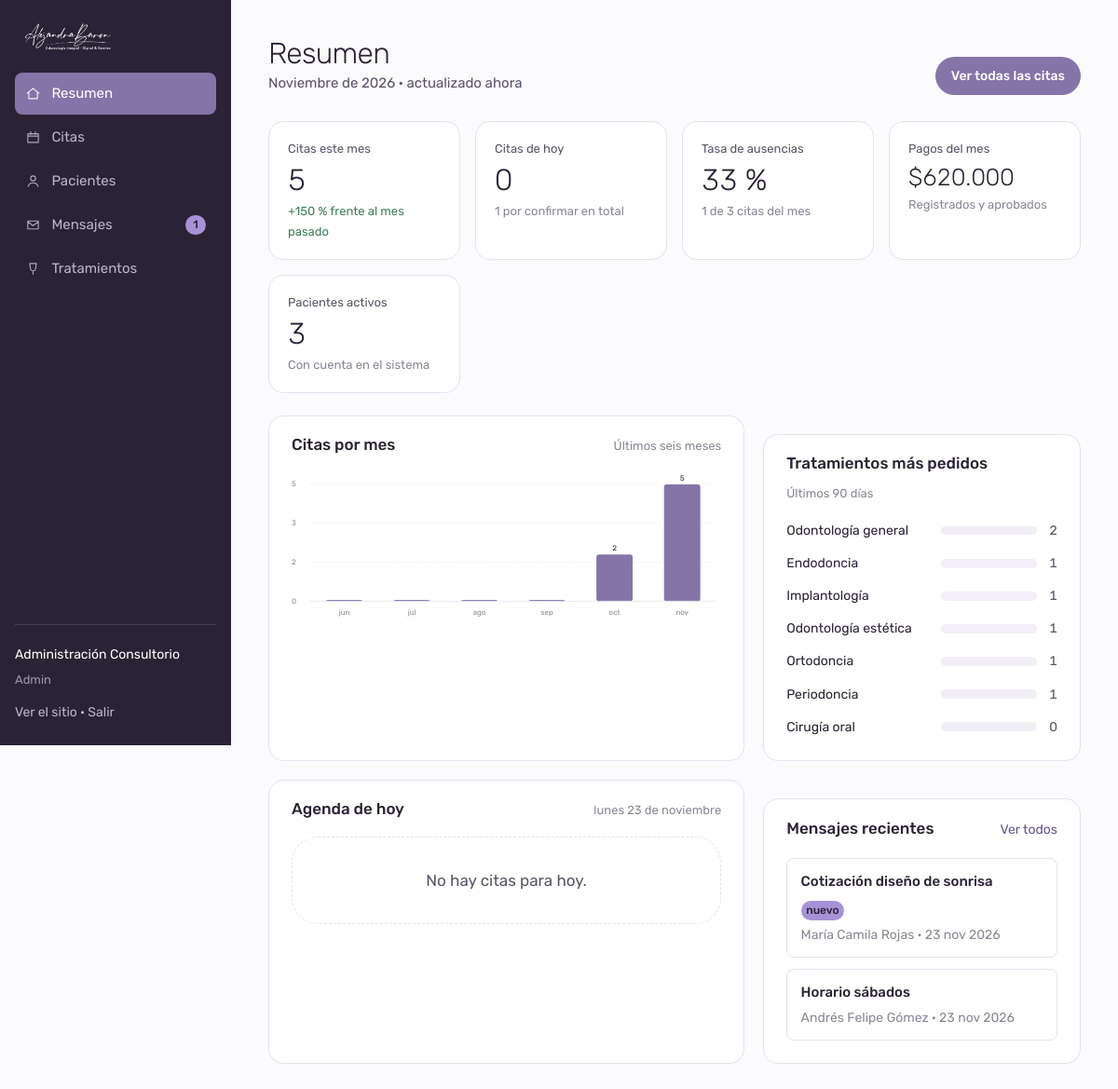
/admin/index.php (signed in), run on the app's committed database.
### tables this page shows
CREATE TABLE `usuarios` (
  `id`              INT UNSIGNED NOT NULL AUTO_INCREMENT,
  `nombre`          VARCHAR(60)  NOT NULL,
  `apellido`        VARCHAR(60)  NOT NULL,
  `email`           VARCHAR(120) NOT NULL,
  `telefono`        VARCHAR(25)  DEFAULT NULL,
  `tipo_documento`  ENUM('CC','TI','CE','PA','NIT') NOT NULL DEFAULT 'CC',
  `documento`       VARCHAR(25)  NOT NULL,
  `fecha_nacimiento` DATE        DEFAULT NULL,
  `password_hash`   VARCHAR(255) NOT NULL,
  `rol`             ENUM('paciente','odontologo','admin') NOT NULL DEFAULT 'paciente',
  `especialidad`    VARCHAR(80)  DEFAULT NULL COMMENT 'Solo odontólogos',
  `consultorio`     VARCHAR(20)  DEFAULT NULL COMMENT 'Solo odontólogos',
  `foto`            VARCHAR(160) DEFAULT NULL,
  `alergias`        TEXT         DEFAULT NULL,
  `medicamentos`    TEXT         DEFAULT NULL,
  `antecedentes`    TEXT         DEFAULT NULL,
  `email_verificado` TINYINT(1)  NOT NULL DEFAULT 0,
  `token_verificacion` VARCHAR(64) DEFAULT NULL,
  `activo`          TINYINT(1)   NOT NULL DEFAULT 1,
  `creado_en`       DATETIME     NOT NULL DEFAULT CURRENT_TIMESTAMP,
  `actualizado_en`  DATETIME     NOT NULL DEFAULT CURRENT_TIMESTAMP ON UPDATE CURRENT_TIMESTAMP,
  PRIMARY KEY (`id`),
  UNIQUE KEY `uq_usuarios_email` (`email`),
  UNIQUE KEY `uq_usuarios_documento` (`tipo_documento`, `documento`),
  KEY `idx_usuarios_rol` (`rol`, `activo`)
);

CREATE TABLE `mensajes` (
  `id`        INT UNSIGNED NOT NULL AUTO_INCREMENT,
  `nombre`    VARCHAR(90)  NOT NULL,
  `email`     VARCHAR(120) NOT NULL,
  `telefono`  VARCHAR(25)  DEFAULT NULL,
  `asunto`    VARCHAR(120) NOT NULL,
  `mensaje`   TEXT NOT NULL,
  `leido`     TINYINT(1) NOT NULL DEFAULT 0,
  `respondido` TINYINT(1) NOT NULL DEFAULT 0,
  `creado_en` DATETIME NOT NULL DEFAULT CURRENT_TIMESTAMP,
  PRIMARY KEY (`id`),
  KEY `idx_mensajes_leido` (`leido`, `creado_en`)
);

### includes/functions.php (called while the page is built, shortened)
<?php
require_once __DIR__ . '/db.php';
function e(?string $texto): string
{
    return htmlspecialchars((string) $texto, ENT_QUOTES | ENT_SUBSTITUTE, 'UTF-8');
}
function base_url(string $ruta = ''): string
{
    $base = SITIO_URL !== '' ? SITIO_URL : '';
    if ($base === '') {
        $dir = str_replace('\\', '/', dirname($_SERVER['SCRIPT_NAME'] ?? '/'));
        if (preg_match('#/(admin|panel)$#', $dir)) {
            $dir = dirname($dir);
        }
        $base = rtrim($dir, '/');
    }
    return $base . '/' . ltrim($ruta, '/');
}
function dinero(?float $valor): string
{
    return '$' . number_format($valor, 0, ',', '.');
}
function fecha_larga(string $fecha): string
{
    $t = strtotime($fecha);
    return DIAS[(int) date('N', $t)] . ' ' . date('j', $t) . ' de ' . MESES[(int) date('n', $t)];
}
function fecha_corta(string $fecha): string
{
    $t = strtotime($fecha);
    return date('j', $t) . ' ' . mes_abrev($fecha) . ' ' . date('Y', $t);
}
function mes_abrev(string $fecha): string
{
    return mb_substr(MESES[(int) date('n', strtotime($fecha))], 0, 3, 'UTF-8');
}

### includes/db.php (called while the page is built, shortened)
<?php
function db(): PDO
{
    static $pdo = null;
    if ($pdo instanceof PDO) {
        return $pdo;
    }
    $opciones = [
        PDO::ATTR_ERRMODE            => PDO::ERRMODE_EXCEPTION,
        PDO::ATTR_DEFAULT_FETCH_MODE => PDO::FETCH_ASSOC,
        PDO::ATTR_EMULATE_PREPARES   => false,
    ];
    try {
        if (DB_DRIVER === 'sqlite') {
            $dir = dirname(DB_SQLITE_PATH);
            if (!is_dir($dir)) {
                mkdir($dir, 0775, true);
            }
            $pdo = new PDO('sqlite:' . DB_SQLITE_PATH, null, null, $opciones);
            $pdo->exec('PRAGMA foreign_keys = ON');
        } else {
            $dsn = sprintf('mysql:host=%s;dbname=%s;charset=%s', DB_HOST, DB_NAME, DB_CHARSET);
            $pdo = new PDO($dsn, DB_USER, DB_PASS, $opciones);
        }
    } catch (PDOException $e) {
        if (APP_DEBUG) {
            throw $e;
        }
        http_response_code(503);
        exit('No pudimos conectar con la base de datos. Intente de nuevo en unos minutos.');
    }
    return $pdo;
}
function q(string $sql, array $params = []): PDOStatement
{
    $st = db()->prepare($sql);
    $st->execute($params);
    return $st;
}
function fila(string $sql, array $params = []): ?array
{
    $r = q($sql, $params)->fetch();
    return $r === false ? null : $r;
}
function filas(string $sql, array $params = []): array
{
    return q($sql, $params)->fetchAll();
}
function valor(string $sql, array $params = [], $defecto = null)
{
    $v = q($sql, $params)->fetchColumn();
    return $v === false ? $defecto : $v;
}

### includes/auth.php (called while the page is built, shortened)
<?php
require_once __DIR__ . '/functions.php';
function usuario_actual(): ?array
{
    static $cache = null;
    if ($cache === null) {
        $cache = fila('SELECT * FROM usuarios WHERE id = ? AND activo = 1', [$_SESSION['usuario_id']]);
    }
    return $cache;
}
function autenticado(): bool
{
    return usuario_actual() !== null;
}
function exigir_sesion(): void
{
    if (!autenticado()) {
        sesion_iniciar();
        $_SESSION['destino'] = $_SERVER['REQUEST_URI'] ?? '';
        flash('aviso', 'Inicie sesión para continuar.');
        redirigir('ingresar.php');
    }
}
function exigir_personal(): void
{
    exigir_sesion();
}

### admin/index.php (the view, shortened to what this page needs)
<?php
require_once __DIR__ . '/../includes/auth.php';
require_once __DIR__ . '/../includes/citas.php';
require __DIR__ . '/../includes/admin-layout.php';
$hoy        = date('Y-m-d');
$mesInicio  = date('Y-m-01');
$mesFin     = date('Y-m-t');
$mesAntIni  = date('Y-m-01', strtotime('-1 month'));
$mesAntFin  = date('Y-m-t', strtotime('-1 month'));
$cuenta = fn(string $extra, array $par) =>
    (int) valor("SELECT COUNT(*) FROM citas WHERE $extra", $par, 0);
$citasMes    = $cuenta('fecha BETWEEN ? AND ?', [$mesInicio, $mesFin]);
$citasMesAnt = $cuenta('fecha BETWEEN ? AND ?', [$mesAntIni, $mesAntFin]);
$citasHoy    = $cuenta("fecha = ? AND estado IN ('pendiente','confirmada')", [$hoy]);
$porConfirmar= $cuenta("estado = 'pendiente' AND fecha >= ?", [$hoy]);
$noAsistio = $cuenta("fecha BETWEEN ? AND ? AND estado = 'no_asistio'", [$mesInicio, $mesFin]);
$atendidas = $cuenta("fecha BETWEEN ? AND ? AND estado = 'atendida'", [$mesInicio, $mesFin]);
$baseAus   = $noAsistio + $atendidas;
$tasaAus   = $baseAus ? round($noAsistio / $baseAus * 100) : 0;
$ingresosMes = (float) valor(
    "SELECT COALESCE(SUM(valor),0) FROM pagos WHERE estado = 'aprobado' AND creado_en BETWEEN ? AND ?",
    [$mesInicio . ' 00:00:00', $mesFin . ' 23:59:59'], 0);
$pacientes = (int) valor("SELECT COUNT(*) FROM usuarios WHERE rol = 'paciente' AND activo = 1", [], 0);
$serie = [];
for ($i = 5; $i >= 0; $i--) {
    $ini = date('Y-m-01', strtotime("-$i month"));
    $fin = date('Y-m-t', strtotime("-$i month"));
    $serie[] = [
        'etiqueta' => mes_abrev($ini),
        'valor'    => $cuenta('fecha BETWEEN ? AND ?', [$ini, $fin]),
    ];
}
$maxSerie = max(1, max(array_column($serie, 'valor')));
$desde90 = date('Y-m-d', strtotime('-90 days'));
$porTratamiento = filas(
    'SELECT t.nombre, COUNT(c.id) AS total
     FROM tratamientos t LEFT JOIN citas c
       ON c.tratamiento_id = t.id AND c.fecha >= ?
     GROUP BY t.id, t.nombre
     ORDER BY total DESC, t.nombre', [$desde90]);
$agendaHoy = filas(
    "SELECT c.*, t.nombre AS tratamiento, u.nombre AS pn, u.apellido AS pa, u.telefono
     FROM citas c
     JOIN tratamientos t ON t.id = c.tratamiento_id
     JOIN usuarios u     ON u.id = c.paciente_id
     WHERE c.fecha = ? AND c.estado IN ('pendiente','confirmada')
     ORDER BY c.hora", [$hoy]);
$ultimosMensajes = filas('SELECT * FROM mensajes ORDER BY creado_en DESC LIMIT 4');
$variacion = $citasMesAnt > 0 ? round(($citasMes - $citasMesAnt) / $citasMesAnt * 100) : null;
?>
<div class="obra__cabeza">
  <div>
    <h1>Resumen</h1>
    <p><?= e(ucfirst(MESES[(int) date('n')])) ?> de <?= date('Y') ?> · actualizado ahora</p>
  </div>
  <a class="boton boton--menudo" href="<?= base_url('admin/citas.php') ?>">Ver todas las citas</a>
</div>
<div class="indicadores">
  <div class="indicador">
    <div class="indicador__rotulo">Citas este mes</div>
    <div class="indicador__cifra"><?= $citasMes ?></div>
    <?php if ($variacion !== null): ?>
      <div class="indicador__nota <?= $variacion >= 0 ? 'indicador__nota--sube' : 'indicador__nota--baja' ?>">
        <?= $variacion >= 0 ? '+' : '' ?><?= $variacion ?> % frente al mes pasado
      </div>
    <?php else: ?>
      <div class="indicador__nota">Sin dato del mes anterior</div>
    <?php endif; ?>
  </div>
  <div class="indicador">
    <div class="indicador__rotulo">Citas de hoy</div>
    <div class="indicador__cifra"><?= $citasHoy ?></div>
    <div class="indicador__nota"><?= $porConfirmar ?> por confirmar en total</div>
  </div>
  <div class="indicador">
    <div class="indicador__rotulo">Tasa de ausencias</div>
    <div class="indicador__cifra"><?= $tasaAus ?> %</div>
    <div class="indicador__nota">
      <?= $noAsistio ?> de <?= $baseAus ?: 0 ?> citas del mes
    </div>
  </div>
  <div class="indicador">
    <div class="indicador__rotulo">Pagos del mes</div>
    <div class="indicador__cifra" style="font-size:1.6rem"><?= e(dinero($ingresosMes)) ?></div>
    <div class="indicador__nota">Registrados y aprobados</div>
  </div>
  <div class="indicador">
    <div class="indicador__rotulo">Pacientes activos</div>
    <div class="indicador__cifra"><?= $pacientes ?></div>
    <div class="indicador__nota">Con cuenta en el sistema</div>
  </div>
</div>
<div class="rejilla-2">
  <section class="bloque">
    <div class="bloque__cabeza">
      <h2>Citas por mes</h2>
      <p>Últimos seis meses</p>
    </div>
    <?php
    $ancho = 640; $alto = 220; $margenI = 28; $margenD = 8; $margenS = 18; $margenB = 28;
    $util = $ancho - $margenI - $margenD;
    $paso = $util / count($serie);
    $anchoBarra = min(54, $paso * .56);
    ?>
    <svg class="grafico" viewBox="0 0 <?= $ancho ?> <?= $alto ?>" role="img"
         aria-label="Citas por mes en los últimos seis meses">
      <?php for ($g = 0; $g <= 3; $g++):
          $y = $margenS + ($alto - $margenS - $margenB) * $g / 3;
          $v = round($maxSerie * (1 - $g / 3)); ?>
        <line class="guia" x1="<?= $margenI ?>" y1="<?= $y ?>" x2="<?= $ancho - $margenD ?>" y2="<?= $y ?>"/>
        <text x="0" y="<?= $y + 3.5 ?>"><?= $v ?></text>
      <?php endfor; ?>
      <?php foreach ($serie as $i => $s):
          $h = ($alto - $margenS - $margenB) * ($s['valor'] / $maxSerie);
          $x = $margenI + $paso * $i + ($paso - $anchoBarra) / 2;
          $y = $alto - $margenB - $h; ?>
        <g>
          <rect class="barra" x="<?= round($x, 1) ?>" y="<?= round($h > 0 ? $y : $alto - $margenB - 2, 1) ?>"
                width="<?= round($anchoBarra, 1) ?>" height="<?= round(max($h, 2), 1) ?>" rx="4">
            <title><?= e($s['etiqueta']) ?>: <?= $s['valor'] ?> citas</title>
          </rect>
          <?php if ($s['valor'] > 0): ?>
            <text class="valor" x="<?= round($x + $anchoBarra / 2, 1) ?>" y="<?= round($y - 6, 1) ?>"
                  text-anchor="middle"><?= $s['valor'] ?></text>
          <?php endif; ?>
          <text x="<?= round($x + $anchoBarra / 2, 1) ?>" y="<?= $alto - 8 ?>" text-anchor="middle">
            <?= e($s['etiqueta']) ?>
          </text>
        </g>
      <?php endforeach; ?>
      <line class="eje" x1="<?= $margenI ?>" y1="<?= $alto - $margenB ?>"
            x2="<?= $ancho - $margenD ?>" y2="<?= $alto - $margenB ?>"/>
    </svg>
  </section>
  <section class="bloque">
    <div class="bloque__cabeza">
      <h2>Tratamientos más pedidos</h2>
      <p>Últimos 90 días</p>
    </div>
    <div class="barras-rotulo">
      <?php foreach ($porTratamiento as $t): ?>
        <div class="barra-fila">
          <span><?= e($t['nombre']) ?></span>
          <span class="barra-pista">
          </span>
          <span><?= (int) $t['total'] ?></span>
        </div>
      <?php endforeach; ?>
    </div>
  </section>
</div>
<div class="rejilla-2" style="margin-top:1.25rem">
  <section class="bloque">
    <div class="bloque__cabeza">
      <h2>Agenda de hoy</h2>
      <p><?= e(fecha_larga($hoy)) ?></p>
    </div>
    <?php if (!$agendaHoy): ?>
      <div class="vacio" style="padding:2rem 1rem">
        <p style="margin:0">No hay citas para hoy.</p>
      </div>
    <?php endif; ?>
  </section>
  <section class="bloque">
    <div class="bloque__cabeza">
      <h2>Mensajes recientes</h2>
      <a class="enlace menudo" href="<?= base_url('admin/mensajes.php') ?>">Ver todos</a>
    </div>
    <?php if (!$ultimosMensajes): ?>
      <div class="vacio" style="padding:2rem 1rem"><p style="margin:0">Sin mensajes.</p></div>
    <?php else: ?>
      <div style="display:grid;gap:.75rem">
        <?php foreach ($ultimosMensajes as $m): ?>
          <a href="<?= base_url('admin/mensajes.php#m' . (int) $m['id']) ?>"
             style="text-decoration:none;color:inherit;padding:.75rem .9rem;border:1px solid var(--linea);border-radius:var(--radio-s);display:block">
            <div class="fila fila--entre" style="gap:.5rem">
              <strong style="font-size:.9375rem;font-weight:500"><?= e($m['asunto']) ?></strong>
              <?php if (!$m['leido']): ?><span class="insignia" style="margin:0">nuevo</span><?php endif; ?>
            </div>
            <p class="tenue menudo" style="margin:.2rem 0 0">
              <?= e($m['nombre']) ?> · <?= e(fecha_corta(substr($m['creado_en'], 0, 10))) ?>
            </p>
          </a>
        <?php endforeach; ?>
      </div>
    <?php endif; ?>
  </section>
</div>
<?php require __DIR__ . '/../includes/admin-pie.php'; ?>

### includes/admin-layout.php (shortened to what this page needs)
<?php
require_once __DIR__ . '/auth.php';
exigir_personal();
$u = usuario_actual();
$sinLeer = (int) valor('SELECT COUNT(*) FROM mensajes WHERE leido = 0', [], 0);
$hoyCount = (int) valor(
    "SELECT COUNT(*) FROM citas WHERE fecha = ? AND estado IN ('pendiente','confirmada')",
    [date('Y-m-d')], 0);
$secciones = [
    ['index.php',        'Resumen',   'M3 11.5 12 4l9 7.5M5.5 10v9.5h13V10'],
    ['citas.php',        'Citas',     'M4 6.5h16v13H4zM4 10h16M8.5 3.5v4M15.5 3.5v4'],
    ['pacientes.php',    'Pacientes', 'M12 11.5a3.7 3.7 0 1 0 0-7.4 3.7 3.7 0 0 0 0 7.4ZM4.5 20c.9-3.6 3.9-5.6 7.5-5.6s6.6 2 7.5 5.6'],
    ['mensajes.php',     'Mensajes',  'M4 6h16v12H4zM4 7l8 6 8-6'],
    ['tratamientos.php', 'Tratamientos', 'M7 4h10l-1.2 8.5a4 4 0 0 1-7.6 0Z M12 16.5V20'],
];
$aqui = basename($_SERVER['SCRIPT_NAME']);
?><!DOCTYPE html>
<html lang="es-CO">
<head>
<link rel="stylesheet" href="<?= base_url('assets/css/app.css') ?>">
<link rel="stylesheet" href="<?= base_url('assets/css/admin.css') ?>">
</head>
<body>
<div class="panel">
  <aside class="lateral" id="lateral">
    <a class="lateral__marca" href="<?= base_url('index.php') ?>">
      <img src="<?= base_url('assets/img/marca/logo-blanco.png') ?>" alt="<?= e(SITIO_NOMBRE) ?>">
    </a>
    <nav aria-label="Secciones del panel">
      <?php foreach ($secciones as [$archivo, $nombre, $trazo]): ?>
        <a href="<?= base_url('admin/' . $archivo) ?>" <?= $aqui === $archivo ? 'aria-current="page"' : '' ?>>
          <svg width="17" height="17" viewBox="0 0 24 24" fill="none" aria-hidden="true">
            <path d="<?= $trazo ?>" stroke="currentColor" stroke-width="1.6"
                  stroke-linecap="round" stroke-linejoin="round"/>
          </svg>
          <?= e($nombre) ?>
          <?php if ($archivo === 'mensajes.php' && $sinLeer): ?>
            <span class="insignia"><?= $sinLeer ?></span>
          <?php elseif ($archivo === 'citas.php' && $hoyCount): ?>
            <span class="insignia"><?= $hoyCount ?></span>
          <?php endif; ?>
        </a>
      <?php endforeach; ?>
    </nav>
    <div class="lateral__cuenta">
      <p style="margin:0 0 .35rem;color:#fff"><?= e($u['nombre'] . ' ' . $u['apellido']) ?></p>
      <p style="margin:0 0 .75rem;font-size:.8125rem;opacity:.7"><?= e(ucfirst($u['rol'])) ?></p>
      <a href="<?= base_url('index.php') ?>">Ver el sitio</a> ·
      <a href="<?= base_url('salir.php') ?>">Salir</a>
    </div>
  </aside>
  <main class="obra">

### data on the page
usuarios: nombre+apellido "Administración Consultorio", rol "Admin"
mensajes: asunto "Cotización diseño de sonrisa", leido "nuevo", nombre "María Camila Rojas", creado_en "23 nov 2026"
mensajes: asunto "Horario sábados", nombre "Andrés Felipe Gómez", creado_en "23 nov 2026"

### other printed values
$nombre "Resumen"
$nombre "Citas"
$nombre "Pacientes"
$nombre "Mensajes"
$sinLeer "1"
$nombre "Tratamientos"
$citasMes "5"
$variacion "150"
$citasHoy "0"
$porConfirmar "1"
$tasaAus "33"
$noAsistio "1"
$baseAus ?: 0 "3"
dinero($ingresosMes) "$620.000"
$pacientes "3"
